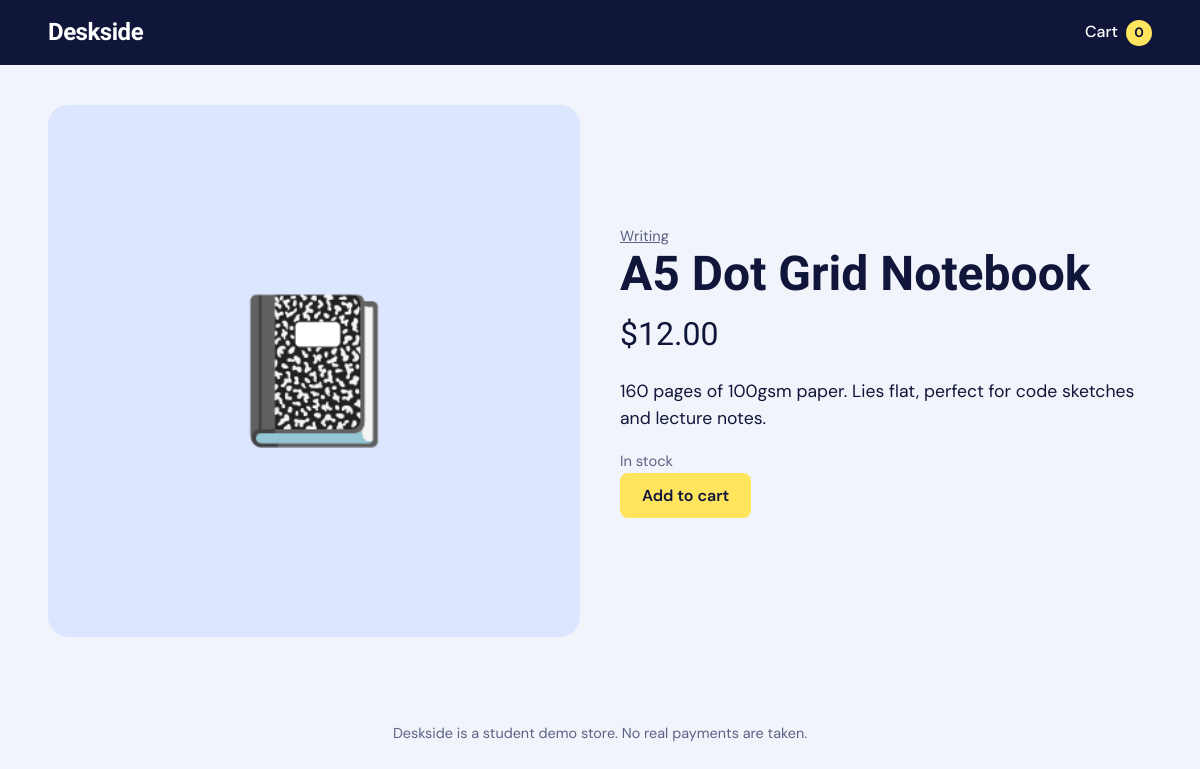
/product.php?id=2, run on the app's committed database.
### tables this page shows
CREATE TABLE products (
  id INT AUTO_INCREMENT PRIMARY KEY,
  category_id INT NOT NULL,
  name VARCHAR(120) NOT NULL,
  description TEXT,
  price DECIMAL(10,2) NOT NULL,
  stock INT NOT NULL DEFAULT 0,
  emoji VARCHAR(8) DEFAULT '📦',
  color VARCHAR(7) DEFAULT '#E8ECFF',
  created_at TIMESTAMP DEFAULT CURRENT_TIMESTAMP,
  FOREIGN KEY (category_id) REFERENCES categories(id)
);

CREATE TABLE categories (
  id INT AUTO_INCREMENT PRIMARY KEY,
  name VARCHAR(60) NOT NULL,
  slug VARCHAR(60) NOT NULL UNIQUE
);

### config.php (called while the page is built, shortened)
<?php
function e($s) { return htmlspecialchars((string)$s, ENT_QUOTES, 'UTF-8'); }
function money($n) { return '$' . number_format((float)$n, 2); }

### product.php (the view, shortened to what this page needs)
<?php
require_once 'config.php';
$st = $pdo->prepare("SELECT p.*, c.name AS cat FROM products p JOIN categories c ON c.id=p.category_id WHERE p.id=?");
$st->execute([(int)($_GET['id'] ?? 0)]);
$p = $st->fetch();
require 'includes/header.php';
if (!$p): ?>
  <section class="page"><h1>Product not found</h1><p>It may have been removed. <a href="index.php">Back to the shop</a></p></section>
<?php else: ?>
<section class="page detail">
  <div class="detail-art" style="background:<?= e($p['color']) ?>"><span><?= $p['emoji'] ?></span></div>
  <div>
    <p class="muted"><a href="index.php?cat=<?= e(strtolower(str_replace(' ','-',$p['cat']))) ?>"><?= e($p['cat']) ?></a></p>
    <h1><?= e($p['name']) ?></h1>
    <p class="price big"><?= money($p['price']) ?></p>
    <p class="lead"><?= e($p['description']) ?></p>
    <p class="muted"><?= $p['stock'] > 0 ? ($p['stock'] <= 15 ? "Only {$p['stock']} left" : 'In stock') : 'Sold out' ?></p>
    <?php if ($p['stock'] > 0): ?>
      <button class="btn btn-accent add-btn" data-id="<?= (int)$p['id'] ?>">Add to cart</button>
    <?php endif; ?>
  </div>
</section>
<?php endif; require 'includes/footer.php'; ?>

### includes/assets/style.css (style rules this page uses)
:root { --ink:#10163A; --muted:#5B6285; --bg:#F1F4FA; --surface:#fff; --cobalt:#2B4BFF; --hi:#FFE45E; --line:#DCE1F0; --danger:#C62F4A; --r-lg:20px; --r-md:12px; --r-sm:8px; --head:'Bricolage Grotesque','Segoe UI',system-ui,sans-serif; --body:'DM Sans','Segoe UI',system-ui,sans-serif; }
* { box-sizing:border-box }
html { scroll-behavior:smooth }
body { margin:0;font-family:var(--body);background:var(--bg);color:var(--ink);line-height:1.55 }
a { color:inherit }
h1,h2 { font-family:var(--head);line-height:1.1;margin:0 }
.btn { display:inline-block;border:2px solid var(--ink);background:var(--surface);color:var(--ink);font:600 1rem var(--body); padding:10px 20px;border-radius:var(--r-sm);cursor:pointer;text-decoration:none;transition:transform .12s,background .12s }
.btn-accent { background:var(--hi);border-color:var(--hi);color:var(--ink) }
.shop,.page { max-width:1200px;margin:0 auto;padding:40px clamp(16px,4vw,48px) }
.price { font-family:var(--head);font-size:1.25rem }
.price.big { font-size:2rem;margin:10px 0 }
.muted { color:var(--muted);margin:0;font-size:.92rem }
.detail { display:grid;gap:40px;grid-template-columns:1fr 1fr;align-items:center }
.detail-art { display:grid;place-items:center;aspect-ratio:1;border-radius:var(--r-lg) }
.detail-art span { font-size:9rem }
.detail h1 { font-size:clamp(2rem,4vw,3.2rem) }
.lead { font-size:1.1rem;max-width:46ch }

### data on the page
products: emoji "📓", category.name "Writing", name "A5 Dot Grid Notebook", price "$12.00", description "160 pages of 100gsm paper. Lies flat, perfect for code sketches and lecture notes."

### other printed values
cart_count() "0"
